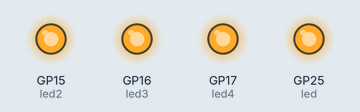
This program was run on a simulated Raspberry Pi Pico running MicroPython. Shown: output pins drawn as LEDs (lit = HIGH).

Above: at 0.05 s.
At 0.2 s:
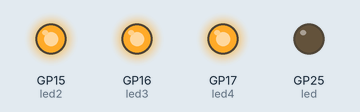
At 0.4 s:
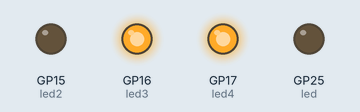
At 0.6 s:
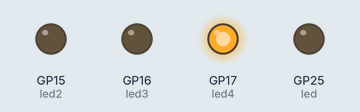
At 1.75 s:
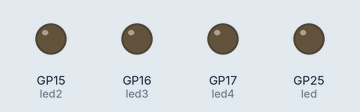
At 2.85 s:
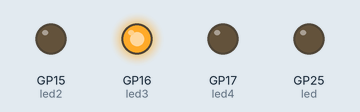
Timing chart, 0 to 3.1 s (numbered marks = the images above):
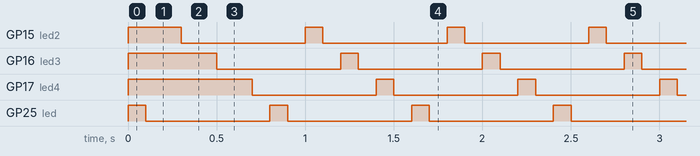

Measured:
- by itself, GP15 (led2), GP16 (led3), GP17 (led4), GP25 (led): alternates HIGH for 0.10 s and LOW for 0.70 s

The program:

led.py
```python
from time import *
from machine import *
led = Pin(25,Pin.OUT)
led.on()
led2 = Pin(15,Pin.OUT)
led2.on()
led3 = Pin(16,Pin.OUT)
led3.on()
led4 = Pin(17,Pin.OUT)
led4.on()

while (True):
     led.on ()
     sleep (0.1)
     led.off ()
     sleep (0.1)
     led2.on ()
     sleep (0.1)
     led2.off ()
     sleep (0.1)
     led3.on ()
     sleep (0.1)
     led3.off ()
     sleep (0.1)
     led4.on ()
     sleep (0.1)
     led4.off ()
     sleep (0.1)
```
